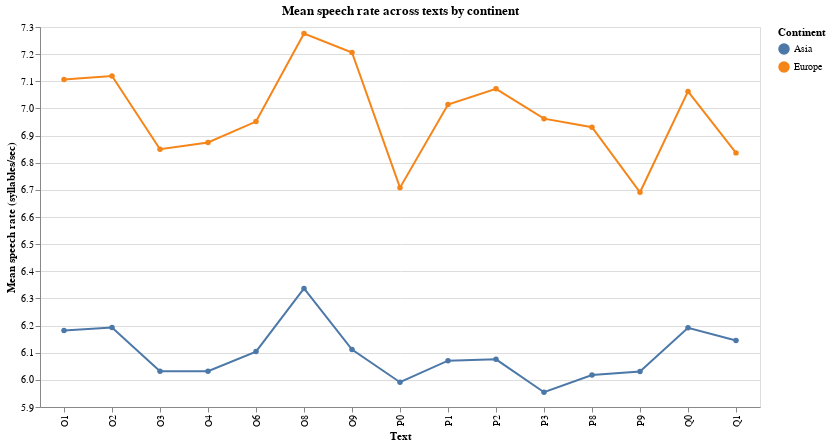

The notebook cell this image was saved under:
### Code cell
fig_cont_line = alt.Chart(ct).mark_line(point=True).encode(
    x=alt.X("text:N", title="Text"),
    y=alt.Y("mean_rate:Q", title="Mean speech rate (syllables/sec)",scale=alt.Scale(zero=False)),
    color=alt.Color("continent:N", sort=cont_sort, title="Continent"),
    tooltip=[
        alt.Tooltip("continent:N", title="Continent"),
        alt.Tooltip("text:N", title="Text"),
        alt.Tooltip("mean_rate:Q", title="Mean rate", format=".2f"),
        alt.Tooltip("n:Q", title="n obs")
    ]
).properties(
    title="Mean speech rate across texts by continent",
    width=720,
    height=380
)

fig_cont_line

### Figure 1 — Vega-Lite specification as saved in the notebook (floating-point values rounded to 4 significant figures)
{"$schema": "https://vega.github.io/schema/vega-lite/v5.20.1.json", "config": {"view": {"continuousHeight": 300, "continuousWidth": 300}}, "data": {"name": "data-9185e509db2464fc9805c2f05856e3fb"}, "datasets": {"data-9185e509db2464fc9805c2f05856e3fb": [{"continent": "Asia", "mean_rate": 6.182, "n": 60, "sd": 1.366, "text": "O1"}, {"continent": "Asia", "mean_rate": 6.193, "n": 60, "sd": 1.223, "text": "O2"}, {"continent": "Asia", "mean_rate": 6.032, "n": 60, "sd": 1.242, "text": "O3"}, {"continent": "Asia", "mean_rate": 6.032, "n": 60, "sd": 1.207, "text": "O4"}, {"continent": "Asia", "mean_rate": 6.104, "n": 60, "sd": 1.21, "text": "O6"}, {"continent": "Asia", "mean_rate": 6.337, "n": 60, "sd": 1.297, "text": "O8"}, {"continent": "Asia", "mean_rate": 6.112, "n": 60, "sd": 1.299, "text": "O9"}, {"continent": "Asia", "mean_rate": 5.991, "n": 60, "sd": 1.185, "text": "P0"}, {"continent": "Asia", "mean_rate": 6.071, "n": 60, "sd": 1.285, "text": "P1"}, {"continent": "Asia", "mean_rate": 6.076, "n": 60, "sd": 1.258, "text": "P2"}, {"continent": "Asia", "mean_rate": 5.954, "n": 60, "sd": 1.321, "text": "P3"}, {"continent": "Asia", "mean_rate": 6.018, "n": 60, "sd": 1.344, "text": "P8"}, {"continent": "Asia", "mean_rate": 6.031, "n": 60, "sd": 1.335, "text": "P9"}, {"continent": "Asia", "mean_rate": 6.192, "n": 60, "sd": 1.359, "text": "Q0"}, {"continent": "Asia", "mean_rate": 6.145, "n": 60, "sd": 1.374, "text": "Q1"}, {"continent": "Europe", "mean_rate": 7.106, "n": 92, "sd": 0.8594, "text": "O1"}, {"continent": "Europe", "mean_rate": 7.12, "n": 93, "sd": 0.9458, "text": "O2"}, {"continent": "Europe", "mean_rate": 6.85, "n": 93, "sd": 0.8945, "text": "O3"}, {"continent": "Europe", "mean_rate": 6.874, "n": 93, "sd": 0.9137, "text": "O4"}, {"continent": "Europe", "mean_rate": 6.952, "n": 93, "sd": 0.9762, "text": "O6"}, {"continent": "Europe", "mean_rate": 7.276, "n": 92, "sd": 0.9767, "text": "O8"}, {"continent": "Europe", "mean_rate": 7.206, "n": 92, "sd": 0.8483, "text": "O9"}, {"continent": "Europe", "mean_rate": 6.708, "n": 92, "sd": 0.8342, "text": "P0"}, {"continent": "Europe", "mean_rate": 7.014, "n": 92, "sd": 0.9186, "text": "P1"}, {"continent": "Europe", "mean_rate": 7.072, "n": 92, "sd": 0.9647, "text": "P2"}, {"continent": "Europe", "mean_rate": 6.962, "n": 92, "sd": 0.9026, "text": "P3"}, {"continent": "Europe", "mean_rate": 6.931, "n": 93, "sd": 0.8288, "text": "P8"}, {"continent": "Europe", "mean_rate": 6.691, "n": 93, "sd": 0.726, "text": "P9"}, {"continent": "Europe", "mean_rate": 7.063, "n": 93, "sd": 0.8508, "text": "Q0"}, {"continent": "Europe", "mean_rate": 6.836, "n": 93, "sd": 0.8123, "text": "Q1"}]}, "encoding": {"color": {"field": "continent", "sort": ["Asia", "Europe"], "title": "Continent", "type": "nominal"}, "tooltip": [{"field": "continent", "title": "Continent", "type": "nominal"}, {"field": "text", "title": "Text", "type": "nominal"}, {"field": "mean_rate", "format": ".2f", "title": "Mean rate", "type": "quantitative"}, {"field": "n", "title": "n obs", "type": "quantitative"}], "x": {"field": "text", "title": "Text", "type": "nominal"}, "y": {"field": "mean_rate", "scale": {"zero": false}, "title": "Mean speech rate (syllables/sec)", "type": "quantitative"}}, "height": 380, "mark": {"point": true, "type": "line"}, "title": "Mean speech rate across texts by continent", "width": 720}
